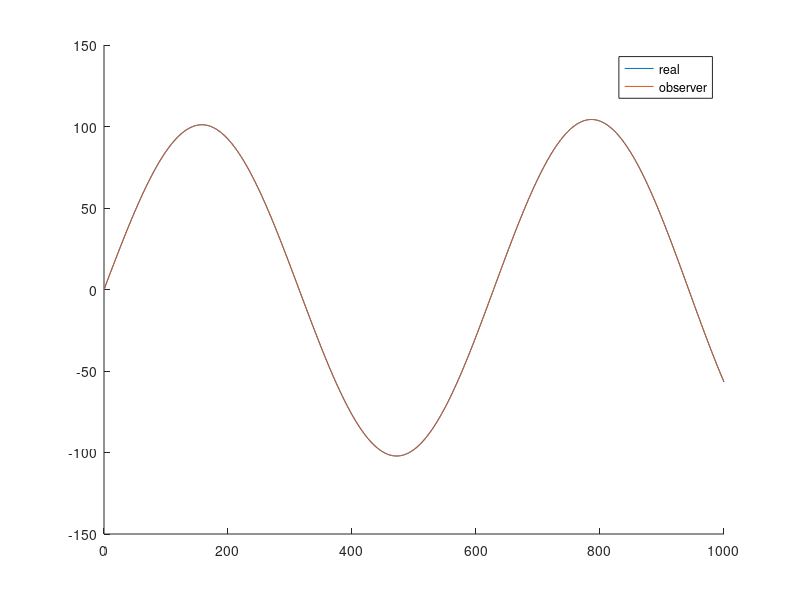

The MATLAB source for this figure:
% dead-beat observer sanity check

% define linear system in observable canonical form
A = [2,1 ; -1.0001,0];
B = 1e-3 * [ -0.0991 ; 0.1991 ];
C = [1 0];
D = 0;

% simulate system for a give set of inputs
k = 1:1000;
u = 0.5 .* rand( length( k ), 1 );

x = zeros( length(k) , 2);
y = zeros( length(k) , 1);
x(1,:) = [ 1 , 0 ];   % initial condition
y(1,:) = C * x(1,:)';
for i = 2 : k(end)
    x(i,:) = ( A * x(i-1,:)' + B * u(i-1) )';
    y(i) = C * x(i,:)';
end

% build dead-beat observer and simulate it
L = 1e-2 * A(:,1);
yhat = zeros(1000,1);
xhat = zeros(1000,2);
for i = 2 : k(end)
    xhat(i,:) = ( A * x(i-1,:)' + B * u(i-1) + L * ( y(i-1) - yhat(i-1) ) )';
    yhat(i) = C * xhat(i,:)';
end

% plot results
figure;
hold on;
plot( k , y );
plot( k ,yhat );
hold off;
legend( 'real' , 'observer' );